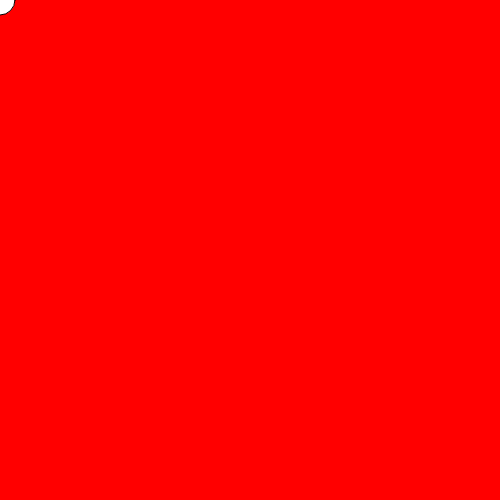
Frame 1 (no input)
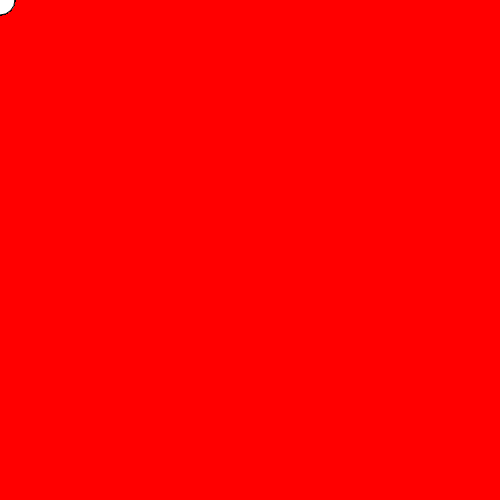
Frame 60 (no input)
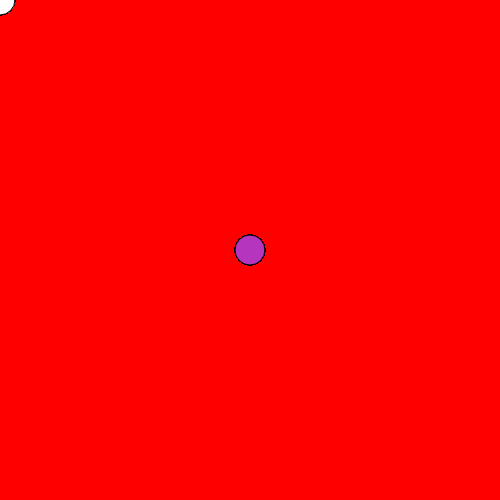
Frame 120 (the mouse pressed at the canvas centre since frame 60)

The p5.js sketch that drew these frames (run headless with seeded random() and noise() and a simulated clock; from frame 60 on, the mouse is pressed at the canvas centre):

// p5.js sketch
// ── sketch.js
// Created by Manny and Zack
// Last updated 01/30/17
// Makes a circle that follows the mouse and changes color on click.

// sets the starting color of the circle to white
var r = 255;
var g = 255;
var b = 255;

function setup() {
  createCanvas(500, 500); // creates a canvas on which to draw
  background(255, 0, 0); // sets the background color to red
}

function draw() {
  fill(r, g, b); // sets the fill color based on the values of r, g, and b
  ellipse(mouseX, mouseY, 30, 30); // sets the position of the ellipse to the value of the mouse's x and y position
}

// randomized the r, g, and b variables on mouse click
function mousePressed() {
  r = random(255);
  g = random(255);
  b = random(255);
}
